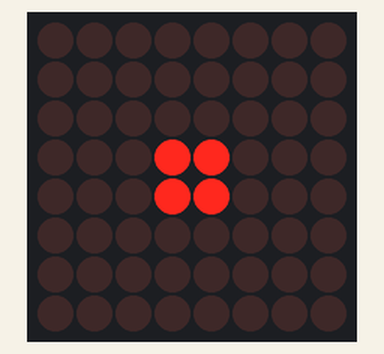
A sketch run on a simulated Arduino Uno, built with avr-gcc and run on an emulated ATmega328P. Shown: 8×8 LED matrix.

Above: at 0.3 s.
At 0.9 s:
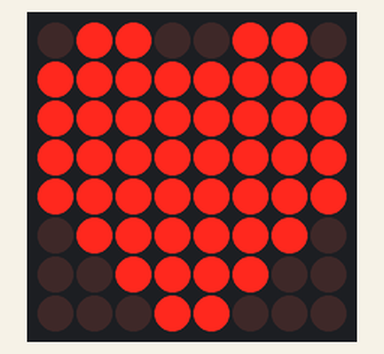

The sketch:

heart_beat.ino
```cpp
#include "LedControl.h"
LedControl lc = LedControl(12, 11, 10, 1);

byte heart[] =
{
  B00000000,
  B00000000,
  B00000000,
  B00000000,
  B00000000,
  B00000000,
  B00000000,
  B00000000
};
byte heart1[] =
{
  B00000000,
  B00000000,
  B00000000,
  B00011000,
  B00011000,
  B00000000,
  B00000000,
  B00000000
};
byte heart2[] =
{
  B00000000,
  B00000000,
  B00111100,
  B00111100,
  B00111100,
  B00111100,
  B00000000,
  B00000000
};
byte heart3[] =
{
  B00000000,
  B00111100,
  B01111110,
  B01111110,
  B01111110,
  B01111110,
  B00111100,
  B00000000
};
byte heart4[] =
{
  B01100110,
  B11111111,
  B11111111,
  B11111111,
  B11111111,
  B01111110,
  B00111100,
  B00011000
};

void setup() {
  lc.shutdown(0, false);
  lc.setIntensity(0, 5);
  lc.clearDisplay(0);
}

void loop() {
  display_heart();
  delay(200);
  display_heart1();
  delay(200);
  display_heart2();
  delay(200);
  display_heart3();
  delay(200);
  display_heart4();
  delay(200);
}

void display_heart(){
    for (int i = 0; i < 8; i++){
      lc.setRow(0, i, heart[i]);
    }
}
void display_heart1(){
    for (int i = 0; i < 8; i++){
      lc.setRow(0, i, heart1[i]);
    }
}
void display_heart2(){
    for (int i = 0; i < 8; i++){
      lc.setRow(0, i, heart2[i]);
    }
}
void display_heart3(){
    for (int i = 0; i < 8; i++){
      lc.setRow(0, i, heart3[i]);
    }
}
void display_heart4(){
    for (int i = 0; i < 8; i++){
      lc.setRow(0, i, heart4[i]);
    }
}
```
